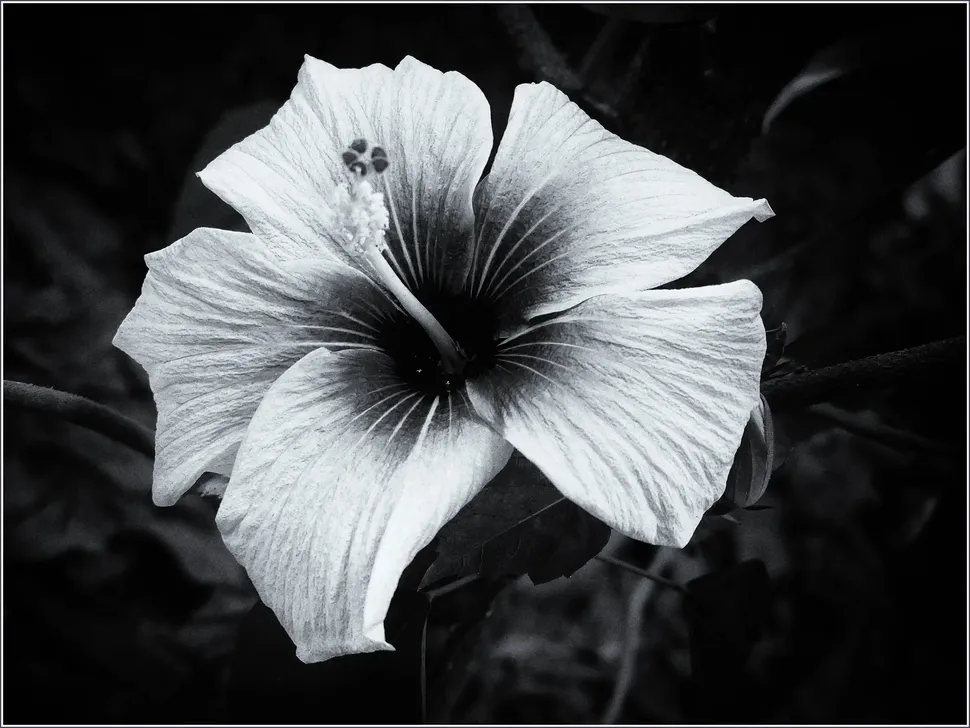
#> input picture validation/imgs/001-feature-14-012-P1040585-Cayena-Beach-Villas.webp, 970 x 728 px, shrunk from 2450 x 1838 before the run
$ python convert_to_grayscale.py --input_dir ../validation/imgs --input_file ../validation/imgs/001-feature-14-012-P1040585-Cayena-Beach-Villas.webp --output_dir out
#> lines starting #> are read from the running program, lines starting #| are printed output that depends on the picture; after the words box and inside, x2 and y2 are one past the last pixel; in counts of white or black regions, pixels touching at a corner belong together
#!/usr/bin/env python3
"""
Convert color images to grayscale using LAB colorspace.

This script converts images to grayscale using the same LAB-based approach
that iColoriT uses internally. The L (lightness) channel in LAB colorspace
represents the grayscale information.

Usage:
    python scripts/convert_to_grayscale.py --input_dir path/to/images --output_dir path/to/output
    python scripts/convert_to_grayscale.py --input_file path/to/image.jpg --output_dir path/to/output

Examples:
    # Convert all images in a directory
    python scripts/convert_to_grayscale.py --input_dir Test/imgs --output_dir Test/grayscale

    # Convert a single image
    python scripts/convert_to_grayscale.py --input_file Test/imgs/egypt_01.jpg --output_dir Test/grayscale
"""

import argparse
import os
from pathlib import Path

import numpy as np
from PIL import Image


def rgb_to_xyz(rgb):
    """Convert RGB to XYZ colorspace."""
    # sRGB to linear RGB
    mask = rgb > 0.04045
    rgb_linear = np.where(mask, ((rgb + 0.055) / 1.055) ** 2.4, rgb / 12.92)

    # RGB to XYZ matrix (sRGB D65)
    matrix = np.array([
        [0.4124564, 0.3575761, 0.1804375],
        [0.2126729, 0.7151522, 0.0721750],
        [0.0193339, 0.1191920, 0.9503041]
    ])

    xyz = np.dot(rgb_linear, matrix.T)
    return xyz


def xyz_to_lab(xyz):
    """Convert XYZ to LAB colorspace."""
    # D65 white point
    ref_white = np.array([0.95047, 1.0, 1.08883])

    xyz_norm = xyz / ref_white

    # f(t) function
    epsilon = 0.008856
    kappa = 903.3
    mask = xyz_norm > epsilon
    f_xyz = np.where(mask, np.cbrt(xyz_norm), (kappa * xyz_norm + 16) / 116)

    L = 116 * f_xyz[..., 1] - 16
    a = 500 * (f_xyz[..., 0] - f_xyz[..., 1])
    b = 200 * (f_xyz[..., 1] - f_xyz[..., 2])

    return np.stack([L, a, b], axis=-1)


def lab_to_xyz(lab):
    """Convert LAB to XYZ colorspace."""
    # D65 white point
    ref_white = np.array([0.95047, 1.0, 1.08883])

    L, a, b = lab[..., 0], lab[..., 1], lab[..., 2]

    fy = (L + 16) / 116
    fx = a / 500 + fy
    fz = fy - b / 200

    epsilon = 0.008856
    kappa = 903.3

    # Inverse f(t)
    x = np.where(fx ** 3 > epsilon, fx ** 3, (116 * fx - 16) / kappa)
    y = np.where(L > kappa * epsilon, ((L + 16) / 116) ** 3, L / kappa)
    z = np.where(fz ** 3 > epsilon, fz ** 3, (116 * fz - 16) / kappa)

    xyz = np.stack([x, y, z], axis=-1) * ref_white
    return xyz


def xyz_to_rgb(xyz):
    """Convert XYZ to RGB colorspace."""
    # XYZ to RGB matrix (sRGB D65)
    matrix = np.array([
        [3.2404542, -1.5371385, -0.4985314],
        [-0.9692660, 1.8760108, 0.0415560],
        [0.0556434, -0.2040259, 1.0572252]
    ])

    rgb_linear = np.dot(xyz, matrix.T)

    # Clip negative values
    rgb_linear = np.clip(rgb_linear, 0, None)

    # Linear RGB to sRGB
    mask = rgb_linear > 0.0031308
    rgb = np.where(mask, 1.055 * (rgb_linear ** (1 / 2.4)) - 0.055, 12.92 * rgb_linear)

    return np.clip(rgb, 0, 1)


def rgb_to_grayscale_lab(img_rgb):
    """
    Convert RGB image to grayscale using LAB colorspace.

    This extracts the L (lightness) channel from LAB colorspace,
    which is how iColoriT internally represents grayscale.

    Args:
        img_rgb: RGB image as numpy array (H, W, 3), values in [0, 255]

    Returns:
        Grayscale image as numpy array (H, W, 3), RGB format, uint8
    """
    # Normalize to [0, 1]
    img_float = img_rgb.astype(np.float32) / 255.0

    # Convert RGB to LAB
    xyz = rgb_to_xyz(img_float)
    lab = xyz_to_lab(xyz)

    # Create grayscale LAB image (L channel only, ab = 0)
    lab_gray = np.zeros_like(lab)
    lab_gray[..., 0] = lab[..., 0]
    # a and b channels stay at 0 (neutral gray)

    # Convert back to RGB
    xyz_gray = lab_to_xyz(lab_gray)
    rgb_gray = xyz_to_rgb(xyz_gray)

    # Convert to uint8
    img_gray_rgb = (rgb_gray * 255).astype(np.uint8)

    return img_gray_rgb


# [18 lines left out: function rgb_to_grayscale_simple, not called in this run]


def convert_image(input_path, output_path, method='lab'):
    """
    Convert a single image to grayscale.

    Args:
        input_path: Path to input image
        output_path: Path to save output image
        method: 'lab' for LAB-based conversion, 'simple' for luminance-based
    """
    # Load image
    img = Image.open(input_path).convert('RGB')
    img_rgb = np.array(img)

    # Convert to grayscale
    if method == 'lab':
        img_gray = rgb_to_grayscale_lab(img_rgb)
    else:
        img_gray = rgb_to_grayscale_simple(img_rgb)

    # Save
    Image.fromarray(img_gray).save(output_path)


# [4 lines left out: function is_image_file, not called in this run]


def main():
    parser = argparse.ArgumentParser(
        description='Convert images to grayscale using LAB colorspace (iColoriT compatible)')

    parser.add_argument('--input_dir', type=str, default=None,
                        help='Directory containing input images')
    parser.add_argument('--input_file', type=str, default=None,
                        help='Single input image file')
    parser.add_argument('--output_dir', type=str, required=True,
                        help='Directory to save grayscale images')
    parser.add_argument('--method', type=str, default='lab', choices=['lab', 'simple'],
                        help='Conversion method: "lab" (LAB colorspace, default) or "simple" (luminance)')
    parser.add_argument('--suffix', type=str, default='',
                        help='Suffix to add to output filenames (e.g., "_gray")')
    parser.add_argument('--format', type=str, default=None,
                        help='Output format (e.g., "png", "jpg"). If None, keeps original format')

    args = parser.parse_args()

    if args.input_dir is None and args.input_file is None:
        parser.error('Either --input_dir or --input_file must be specified')

    # Create output directory
    os.makedirs(args.output_dir, exist_ok=True)

    # Get list of images to process
    if args.input_file:
        image_files = [Path(args.input_file)]
    else:
        input_dir = Path(args.input_dir)
        image_files = [f for f in input_dir.iterdir() if is_image_file(f.name)]

    print(f'Found {len(image_files)} images to convert')
    print(f'Using {args.method.upper()} conversion method')

    for img_path in sorted(image_files):
        # Determine output filename
        stem = img_path.stem + args.suffix
        ext = f'.{args.format}' if args.format else img_path.suffix
        output_path = Path(args.output_dir) / f'{stem}{ext}'

        try:
            convert_image(str(img_path), str(output_path), method=args.method)
#> in convert_image, img is the input picture: PIL image 970x728 RGB; mean R, G, B 70, 72.5, 74.2
#> in xyz_to_lab, `f_xyz = np.where(mask, np.cbrt(xyz_norm), (kappa * xyz_norm + 16) / 116)`:
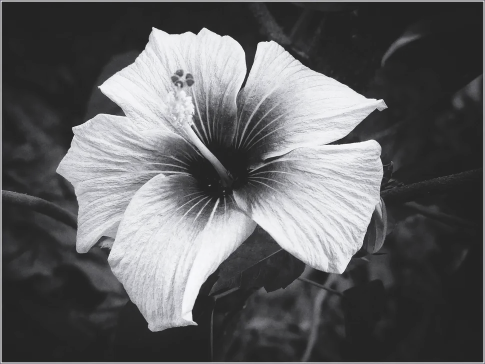
#> f_xyz: shape (728, 970, 3) float64 (shown at 1/2 size); mean R, G, B 0.383, 0.384, 0.39
#> in xyz_to_lab, `a = 500 * (f_xyz[..., 0] - f_xyz[..., 1])`:
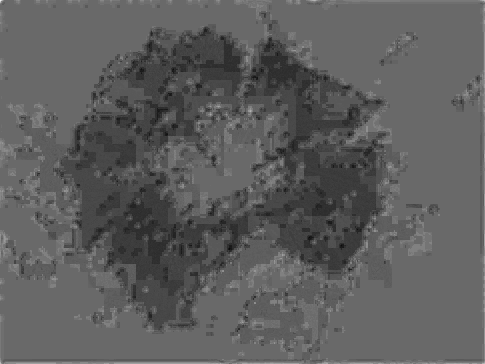
#> a: shape (728, 970) float64 (shown at 1/2 size); min -4.93, max 6.99, mean -0.548; drawn with min black and max white
#> in xyz_to_lab, `b = 200 * (f_xyz[..., 1] - f_xyz[..., 2])`:
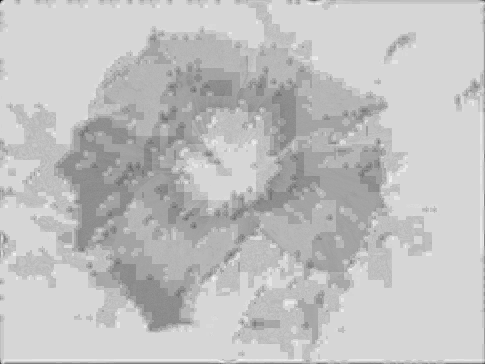
#> b: shape (728, 970) float64 (shown at 1/2 size); min -12.51, max 2.39, mean -1.21; drawn with min black and max white
#> in xyz_to_lab, `return np.stack([L, a, b], axis=-1)`:
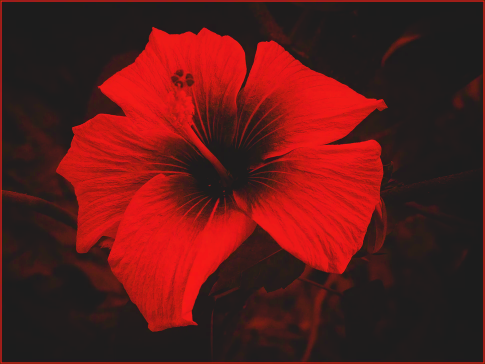
#> returned value: shape (728, 970, 3) float64 (shown at 1/2 size); mean of channels 0, 1, 2 28.6, -0.5, -1.2; drawn with min black and max white
#> in rgb_to_grayscale_lab, `lab_gray[..., 0] = lab[..., 0]`:
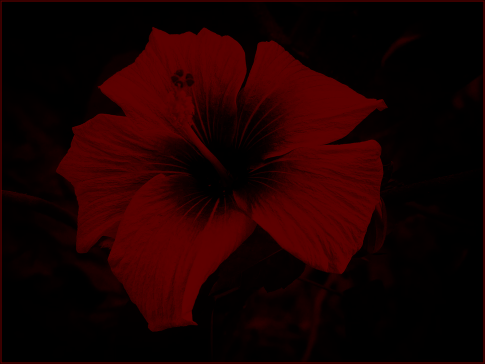
#> lab_gray: shape (728, 970, 3) float64 (shown at 1/2 size); mean R, G, B 28.6, 0, 0
#> in xyz_to_rgb, `mask = rgb_linear > 0.0031308`:
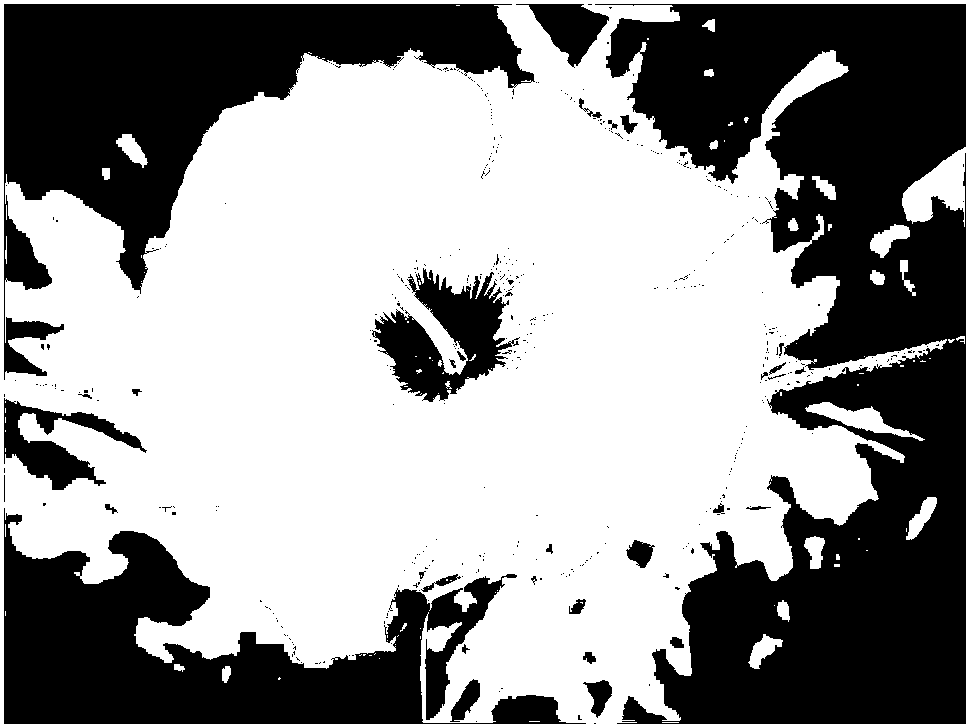
#> mask: shape (728, 970, 3) bool; 58.9% white; 451 black regions (416 under 20 px), largest, box (x1, y1, x2, y2) and area: (595, 4, 966, 724) 148880, (4, 4, 535, 380) 66500, (4, 508, 586, 724) 54054
            print(f'Converted: {img_path.name} -> {output_path.name}')
        except Exception as e:
            print(f'Error processing {img_path.name}: {e}')

    print(f'\nDone! Grayscale images saved to: {args.output_dir}')


if __name__ == '__main__':
    main()

$ run again, on validation/imgs/P6200152.jpg
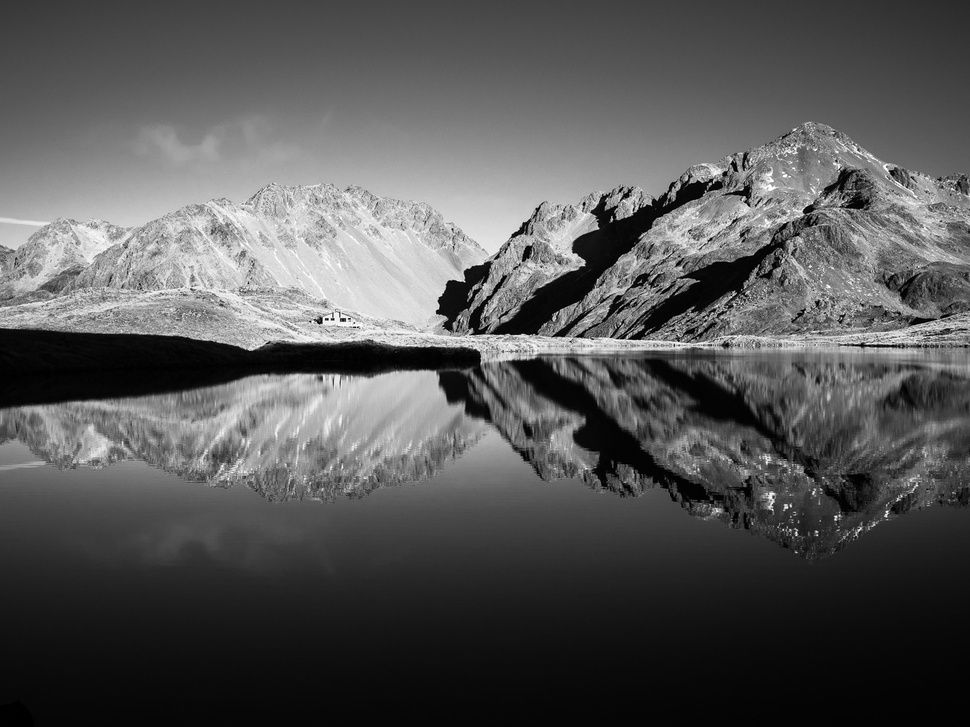
#> input picture validation/imgs/P6200152.jpg, 970 x 727 px, shrunk from 1600 x 1200 before the run
#> in convert_image, img is the input picture: PIL image 970x727 RGB; min 0, max 255, mean 86.5
#> in rgb_to_xyz, `mask = rgb > 0.04045`:
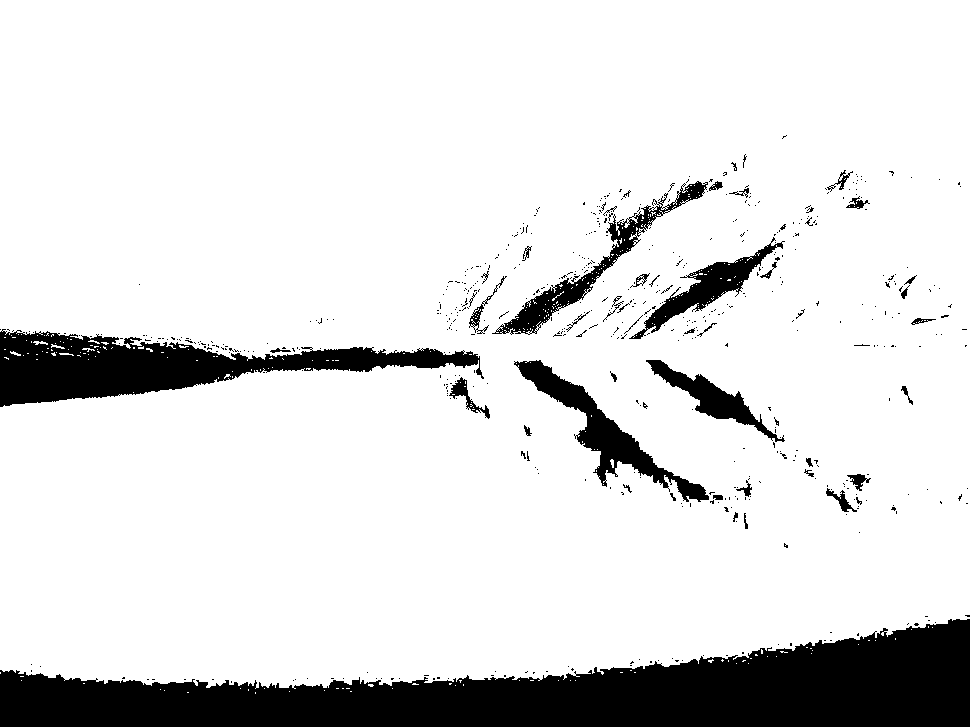
#> mask: shape (727, 970, 3) bool; 86.9% white; 575 black regions (529 under 20 px), largest, box (x1, y1, x2, y2) and area: (0, 619, 970, 727) 57277, (0, 329, 484, 407) 16297, (514, 360, 709, 502) 5178
#> in rgb_to_grayscale_lab, `lab_gray[..., 0] = lab[..., 0]`:
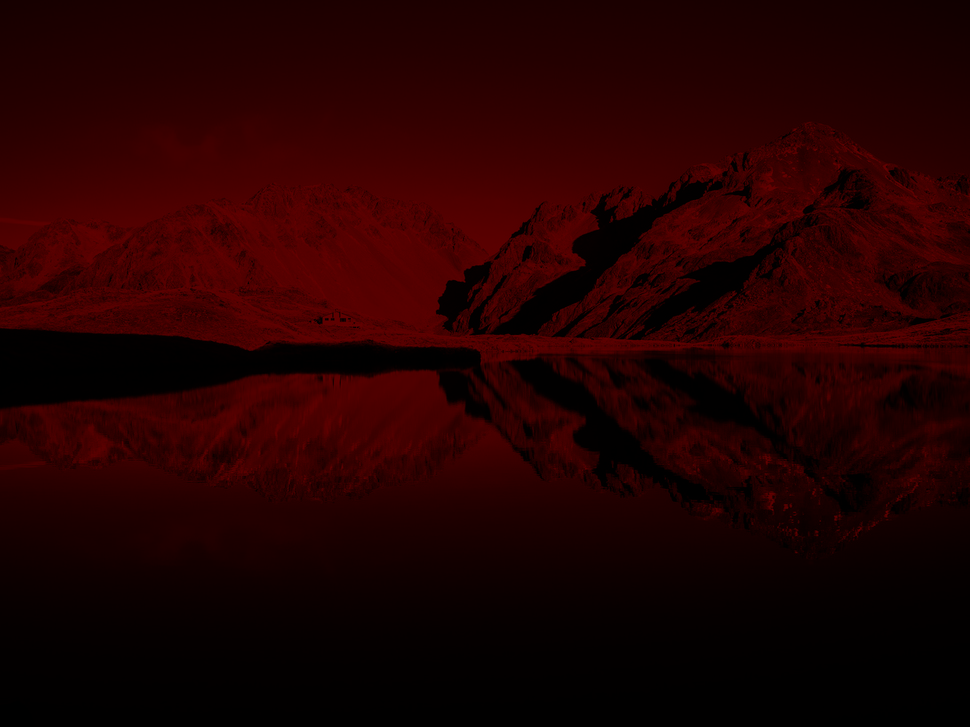
#> lab_gray: shape (727, 970, 3) float64; mean R, G, B 35.4, 0, 0
